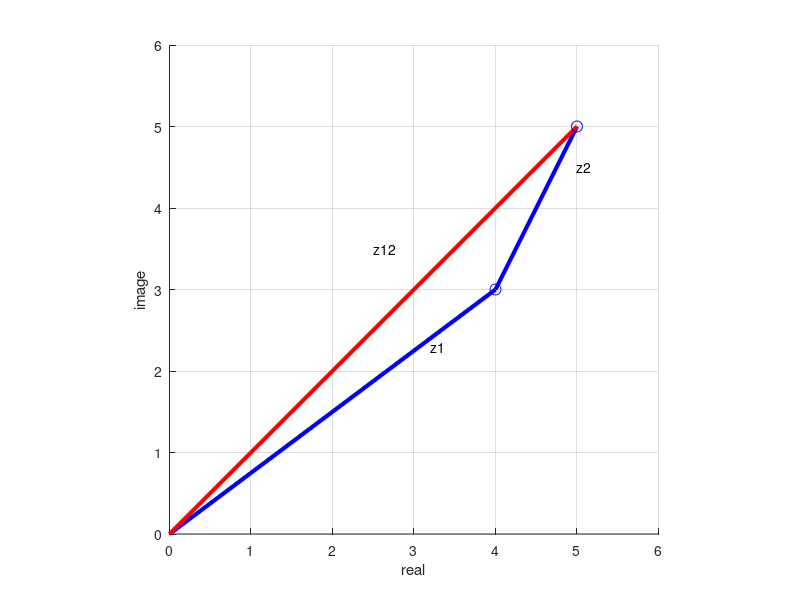

This figure's MATLAB source:
% You are allowed to input many lines 
% within one physical line (line you can see over screen)
z1 = 4 + 3 * 1i;
z2 = 1 + 2 * 1i;
z12 = z1 + z2
% The following commands are for plotting
clf, hold on
plot([0, z1, z12], '-b', 'LineWidth', 3)
plot([0, z12], '-r', 'LineWidth', 3)
plot([z1, z12], 'ob', 'MarkerSize', 8)
hold off, grid on
axis equal
axis([0, 6, 0, 6])
text(3.2, 2.3, 'z1')
text(5, 4.5, 'z2')
text(2.5, 3.5, 'z12')
xlabel('real')
ylabel('image')
shg
